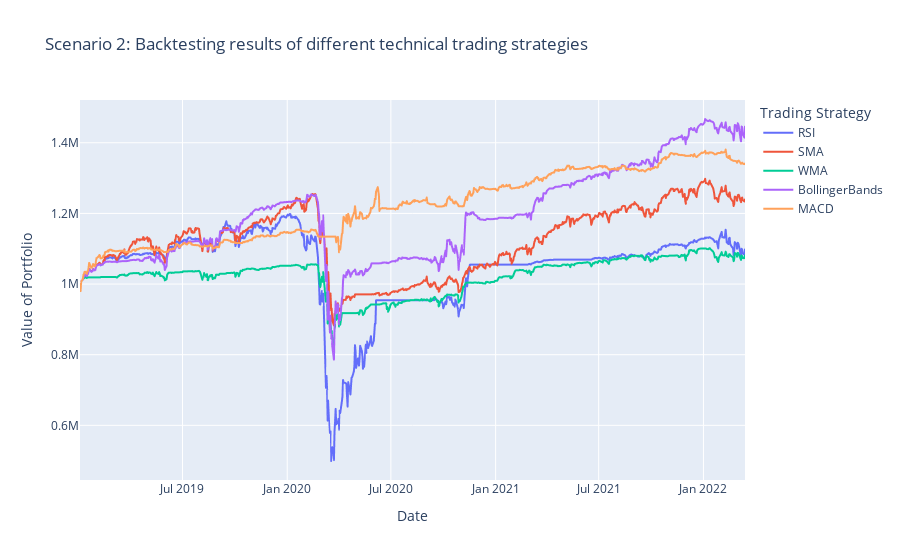

Notebook cell for this chart:
### Code cell
# Visualizing backtesting results

fig_2 = px.line(scenario_2, x='Date', y=['RSI', 'SMA', 'WMA', 'BollingerBands', 'MACD'], 
    title='Scenario 2: Backtesting results of different technical trading strategies', 
    labels={"variable": "Trading Strategy", "value": "Value of Portfolio"})
fig_2.show()

### Figure 1 — Plotly figure (JSON) as saved in the notebook; plotly's stock layout.template omitted (floating-point values rounded to 4 significant figures; data arrays with more than 128 entries replaced by an {"elided": "..."} marker saying what was removed)
{"data": [{"hovertemplate": "Trading Strategy=RSI<br>Date=%{x}<br>Value of Portfolio=%{y}<extra></extra>", "legendgroup": "RSI", "line": {"color": "#636efa", "dash": "solid"}, "marker": {"symbol": "circle"}, "mode": "lines", "name": "RSI", "showlegend": true, "type": "scattergl", "x": {"elided": "807 str values"}, "xaxis": "x", "y": {"elided": "807 float values"}, "yaxis": "y"}, {"hovertemplate": "Trading Strategy=SMA<br>Date=%{x}<br>Value of Portfolio=%{y}<extra></extra>", "legendgroup": "SMA", "line": {"color": "#EF553B", "dash": "solid"}, "marker": {"symbol": "circle"}, "mode": "lines", "name": "SMA", "showlegend": true, "type": "scattergl", "x": {"elided": "807 str values"}, "xaxis": "x", "y": {"elided": "807 float values"}, "yaxis": "y"}, {"hovertemplate": "Trading Strategy=WMA<br>Date=%{x}<br>Value of Portfolio=%{y}<extra></extra>", "legendgroup": "WMA", "line": {"color": "#00cc96", "dash": "solid"}, "marker": {"symbol": "circle"}, "mode": "lines", "name": "WMA", "showlegend": true, "type": "scattergl", "x": {"elided": "807 str values"}, "xaxis": "x", "y": {"elided": "807 float values"}, "yaxis": "y"}, {"hovertemplate": "Trading Strategy=BollingerBands<br>Date=%{x}<br>Value of Portfolio=%{y}<extra></extra>", "legendgroup": "BollingerBands", "line": {"color": "#ab63fa", "dash": "solid"}, "marker": {"symbol": "circle"}, "mode": "lines", "name": "BollingerBands", "showlegend": true, "type": "scattergl", "x": {"elided": "807 str values"}, "xaxis": "x", "y": {"elided": "807 float values"}, "yaxis": "y"}, {"hovertemplate": "Trading Strategy=MACD<br>Date=%{x}<br>Value of Portfolio=%{y}<extra></extra>", "legendgroup": "MACD", "line": {"color": "#FFA15A", "dash": "solid"}, "marker": {"symbol": "circle"}, "mode": "lines", "name": "MACD", "showlegend": true, "type": "scattergl", "x": {"elided": "807 str values"}, "xaxis": "x", "y": {"elided": "807 float values"}, "yaxis": "y"}], "layout": {"legend": {"title": {"text": "Trading Strategy"}, "tracegroupgap": 0}, "title": {"text": "Scenario 2: Backtesting results of different technical trading strategies"}, "xaxis": {"anchor": "y", "domain": [0, 1], "title": {"text": "Date"}}, "yaxis": {"anchor": "x", "domain": [0, 1], "title": {"text": "Value of Portfolio"}}}}
